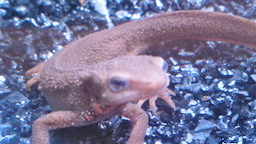
//> input picture dataset/imori.jpg, 256 x 144 px
$ ./008   (built with g++ and OpenCV 4)
//> lines starting //> are read from the running program, lines starting //| are printed output that depends on the picture
#include <opencv2/opencv.hpp>
#include <opencv2/highgui/highgui.hpp>
#include <iostream>
#include <math.h>
#include <algorithm>

using namespace cv;
using namespace std;

int main(int argc, const char* argv[])
{
    Mat img = imread("../dataset/imori.jpg", IMREAD_COLOR);
//> img is the input picture: 144 rows x 256 cols, CV_8UC3; mean B, G, R 151.6, 116.6, 119.3

    if(! img.data)
    {
        cout << "Could not open or find the image" << std::endl;
        return -1;
    }

    int height = img.rows;
//> height = 144
    int width = img.cols;
//> width = 256
    int R = 8; //平均グリッド
    uchar v = 0;

    // Mat out = img.clone();
    Mat out = Mat::zeros(height, width, CV_8UC3);

    for(int j=0;j<height;j+=R){
        for(int i=0;i<width;i+=R){
            for(int c=0;c<3;c++){
                v = 0;
                for(int _j=0;_j<R;_j++){
                    for(int _i=0;_i<R;_i++){
                        v = fmax(img.at<Vec3b>(j+_j, i+_i)[c], v);
                    }
                }
                for(int _j=0;_j<R;_j++){
                    for(int _i=0;_i<R;_i++){
                        out.at<Vec3b>(j+_j, i+_i)[c] = v;
                    }
                }
            }
        }
    }
//> this loop made 18 passes
//> v on passes 1 to 12: 180, 154, 214, 178, 147, 147, 181, 155, 150, 192, 137, 80
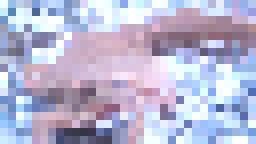
//> out: 144 rows x 256 cols, CV_8UC3; mean B, G, R 210.6, 182.9, 183.7
//> after the loop, v = 185

    imwrite("imoried.jpg", out);

    return 0;
}
